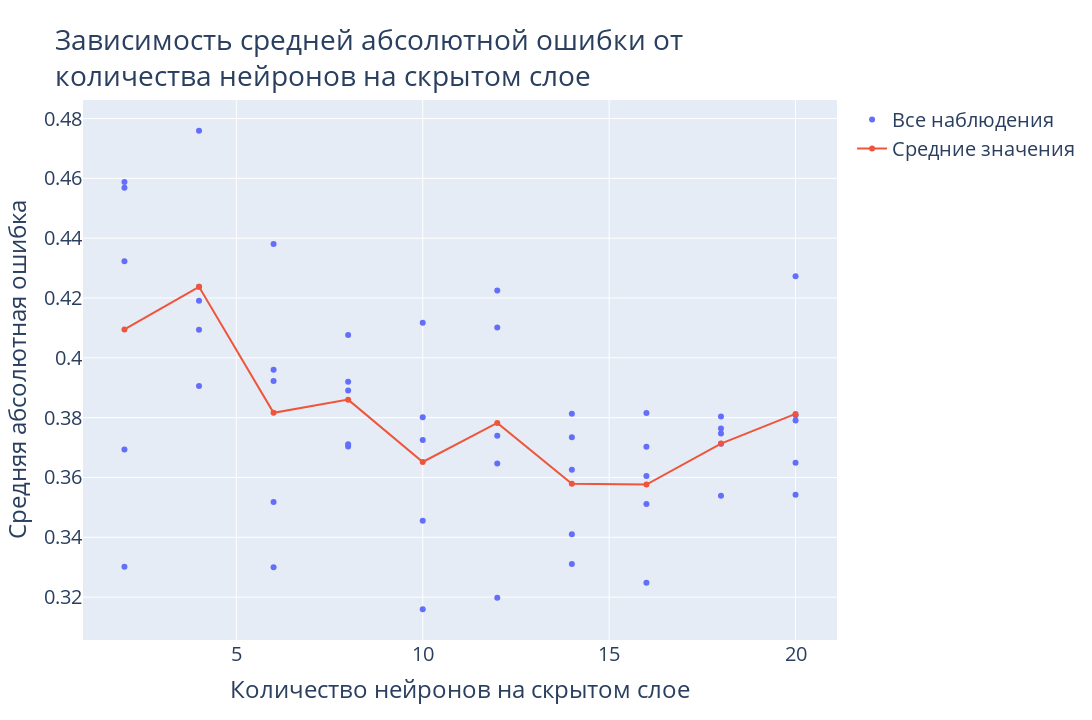

The notebook cell this image was saved under:
### Code cell
# Plotting results for training epochs amount
fig = go.Figure()
fig.add_trace(
    go.Scatter(x=all_sizes, y=all_mapes,
               name='Все наблюдения', mode='markers')
)
fig.add_trace(
    go.Scatter(x=hidden_sizes, y=mapes_mean,
               name='Средние значения', mode='lines+markers')
)
fig.update_layout(
    title='Зависимость средней абсолютной ошибки от<br>количества нейронов на скрытом слое',
    font=dict(size=20),
    xaxis=dict(title='Количество нейронов на скрытом слое'),
    yaxis=dict(title='Средняя абсолютная ошибка'),
    width=1280,
    height=720
)
fig.show()

### Figure 1 — Plotly figure (JSON) as saved in the notebook; plotly's stock layout.template omitted (floating-point values rounded to 4 significant figures)
{"data": [{"mode": "markers", "name": "Все наблюдения", "type": "scatter", "x": [2, 2, 2, 2, 2, 4, 4, 4, 4, 4, 6, 6, 6, 6, 6, 8, 8, 8, 8, 8, 10, 10, 10, 10, 10, 12, 12, 12, 12, 12, 14, 14, 14, 14, 14, 16, 16, 16, 16, 16, 18, 18, 18, 18, 18, 20, 20, 20, 20, 20], "y": [0.3694, 0.4568, 0.4588, 0.4322, 0.3301, 0.4238, 0.4759, 0.3906, 0.4094, 0.4191, 0.4381, 0.3518, 0.33, 0.396, 0.3922, 0.3891, 0.4076, 0.3703, 0.3711, 0.392, 0.3801, 0.3159, 0.4118, 0.3455, 0.3725, 0.3739, 0.3198, 0.4225, 0.4102, 0.3647, 0.331, 0.341, 0.3626, 0.3734, 0.3813, 0.3703, 0.3605, 0.3816, 0.3511, 0.3248, 0.3764, 0.3713, 0.3539, 0.3804, 0.3747, 0.3649, 0.3808, 0.379, 0.3542, 0.4273]}, {"mode": "lines+markers", "name": "Средние значения", "type": "scatter", "x": [2, 4, 6, 8, 10, 12, 14, 16, 18, 20], "y": [0.4095, 0.4237, 0.3816, 0.386, 0.3652, 0.3782, 0.3579, 0.3576, 0.3713, 0.3812]}], "layout": {"font": {"size": 20}, "height": 720, "title": {"text": "Зависимость средней абсолютной ошибки от<br>количества нейронов на скрытом слое"}, "width": 1280, "xaxis": {"title": {"text": "Количество нейронов на скрытом слое"}}, "yaxis": {"title": {"text": "Средняя абсолютная ошибка"}}}}
